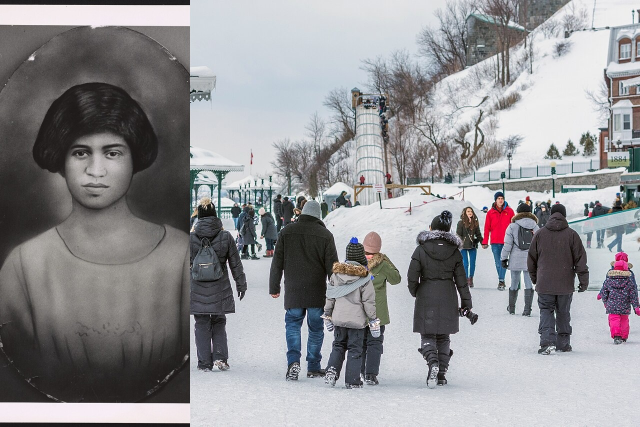
#> input picture 1. Original Inputs/original.jpg, 1280 x 853 px, found by its file name (shown at 1/2 size); the run also reads 2 pictures not shown here
$ jupyter execute --allow-errors Computer_Vision_CCA3_1039.ipynb   (shell and % lines are left out)
#> lines starting #> are read from the running program, lines starting #| are printed output that depends on the picture; after the words box and inside, x2 and y2 are one past the last pixel; in counts of white or black regions, pixels touching at a corner belong together
# Computer Vision — CCA 3: Practical Coding Assignment
## Units 3, 4 and 5 (Student ID: 1039)

This notebook implements the four tasks of the CCA 3 practical coding assignment:

| Section | Task | Techniques |
|---|---|---|
| 1 | **Image Processing** | Noise synthesis, denoising, PSNR/SSIM, Otsu, morphology, Canny, watershed |
| 2 | **Feature Extraction & Matching** | HOG, SIFT, Brute-Force matching, invariance analysis |
| 3 | **Object Detection** | Viola–Jones faces, YOLOv8 Nano on image + video frame |
| 4 | **Video Analysis** | Frame extraction, frame differencing, MOG2, Lucas–Kanade optical flow |

All figures are saved automatically to `3. Outputs/Task N/`.

[cell 1]
# 0.1 — Required libraries (run once per session)
# A fresh environment is auto-detected; already-importable packages are skipped.
import importlib.util, sys

REQUIRED = ["numpy", "matplotlib", "cv2", "skimage", "sklearn", "ultralytics"]
missing = [m for m in REQUIRED if importlib.util.find_spec(m) is None]

if missing:
    print(f"Missing: {missing} -> run the pip cell below (0.2), then re-run cells from 1.1.")
else:
    print("All required packages are available — skipping install.")

[cell 2]
# 0.2 — Package install command (I-Python magic; works in Colab and Jupyter).
# Kept as its own cell so it can be run manually in any environment.
print("pip install step finished.")

## 1 — Configuration

A **single configuration cell** defines every path used below. The notebook auto-detects
whether it is running on Google Colab or locally.

**Colab:** upload the three input files to `/content` (or mount Drive and set `INPUT_DIR`).
**Local:** the notebook lives in `<repo>/2. Source Code/`, so the repository root is one level up.

[cell 3]
# 1.1 — Paths and environment
import pathlib, sys

def _is_colab():
    try:
        import google.colab  # noqa: F401
        return True
    except ImportError:
        return False

ENVIRONMENT = "auto"          # "auto" | "colab" | "local"   (override by hand if needed)
if ENVIRONMENT == "auto":
    ENVIRONMENT = "colab" if _is_colab() else "local"

if ENVIRONMENT == "colab":
    # Input files are uploaded to /content (step 4 of the README instructions).
    REPO_ROOT = pathlib.Path("/content")
    INPUT_DIR = pathlib.Path("/content")
    # Optional: mount Drive instead of uploading, e.g.
    # from google.colab import drive; drive.mount('/content/drive')
    # INPUT_DIR = pathlib.Path("/content/drive/MyDrive/CV-CCA-3/1. Original Inputs")
else:                            # local Jupyter: notebook sits in <repo>/2. Source Code/
    REPO_ROOT = pathlib.Path.cwd().parent if pathlib.Path.cwd().name == "2. Source Code" else pathlib.Path.cwd()
    INPUT_DIR = REPO_ROOT / "1. Original Inputs"

OUTPUT_DIR = REPO_ROOT / "3. Outputs"
ORIGINAL_IMG = INPUT_DIR / "original.jpg"
SECOND_IMG   = INPUT_DIR / "second.jpg"
VIDEO        = INPUT_DIR / "original_video.mp4"

SEED = 1039                     # reproducibility
print("ENVIRONMENT :", ENVIRONMENT)
print("INPUT_DIR   :", INPUT_DIR)
print("OUTPUT_DIR  :", OUTPUT_DIR)

[cell 4]
# 1.2 — Imports and reproducibility
import os, random, math
import numpy as np
import cv2
import matplotlib
import matplotlib.pyplot as plt
from sklearn.cluster import KMeans                            # used in Task 1 (colour quantisation)
from skimage.metrics import structural_similarity as ssim    # used in Task 1 (SSIM)

random.seed(SEED)
np.random.seed(SEED)

matplotlib.rcParams["figure.dpi"] = 110

print("numpy      :", np.__version__)
print("opencv     :", cv2.__version__)
print("matplotlib :", matplotlib.__version__)

[cell 5]
# 1.3 — Shared helpers (display / save / banner) used by every task

def bgr2rgb(img):
    '''BGR -> RGB for Matplotlib display (pass-through for 2-D grey images).'''
    return cv2.cvtColor(img, cv2.COLOR_BGR2RGB) if img.ndim == 3 and img.shape[2] == 3 else img

def show_image(img, title="", cmap=None, size=None, ax=None):
    '''Show one image on the given (or a new) axis, converting BGR to RGB.'''
    tmp = bgr2rgb(img)
    if cmap is None and tmp.ndim == 2:
        cmap = "gray"
    if ax is None:
        fig, ax = plt.subplots(figsize=size)
    ax.imshow(tmp, cmap=cmap)
    ax.set_title(title)
    ax.axis("off")
    return ax

def show_grid(images, titles, cols=3, width_per=3.3, save_name=None, task=None):
    '''Grid of images with titles; optionally saves the whole figure to Outputs.'''
    rows = math.ceil(len(images) / cols)
    fig, axes = plt.subplots(rows, cols, figsize=(width_per * cols, width_per * rows))
    axes = np.atleast_1d(axes).ravel()
    for ax in axes:
        ax.axis("off")
    for ax, img, title in zip(axes, images, titles):
        show_image(img, title=title, ax=ax)
    fig.tight_layout()
    if save_name is not None:
        path = OUTPUT_DIR / ("Task " + str(task))
        path.mkdir(parents=True, exist_ok=True)
        fig.savefig(path / save_name, bbox_inches="tight")
        print("saved ->", path / save_name)
    plt.show()

def save_output(task, filename, image):
    '''Save a BGR or grey image into 3. Outputs/Task <task>/<filename>.'''
    out = OUTPUT_DIR / ("Task " + str(task))
    out.mkdir(parents=True, exist_ok=True)
    path = out / filename
    ok = cv2.imwrite(str(path), image)
    print(("saved -> " if ok else "FAILED  -> ") + str(path))
    return path

# [5 lines left out: function banner, not called in this run]

[cell 6]
# 1.4 — Dataset verification (step 5 of the README execution instructions)
# Confirms the three required input files exist and reports their basic properties.

def _exists(p):
    return p.is_file()

for name, path in [("original.jpg", ORIGINAL_IMG), ("second.jpg", SECOND_IMG), ("original_video.mp4", VIDEO)]:
    if _exists(path):
        if name.endswith(".mp4"):
            cap = cv2.VideoCapture(str(path))
            frames = int(cap.get(cv2.CAP_PROP_FRAME_COUNT))
            fps = cap.get(cv2.CAP_PROP_FPS)
            print(f"{name:<20} OK  | {frames} frames @ {fps:.2f} fps")
            cap.release()
        else:
            img = cv2.imread(str(path))
#> img is the input picture: shape (853, 1280, 3); mean B, G, R 148, 145.1, 145.3
            print(f"{name:<20} OK  | shape = {img.shape}")
#| original.jpg         OK  | shape = (853, 1280, 3)
    else:
        raise FileNotFoundError(
            f"{name} not found at: {path}\n"
            "Place all input files inside the input folder shown above "
            "(step 4 of the README instructions) and re-run this cell.")

---
# Task 1 — Image Processing

## 1.1 — Load image and overview

The original image is loaded once and reused by every sub-section of Task 1.
Displayed below: colour original and its grayscale version (grayscale drives thresholding,
noise handling and edge detection).

[cell 7]
# 1.1.1 — Load original image
original_bgr = cv2.imread(str(ORIGINAL_IMG))
assert original_bgr is not None, ("Could not read: " + str(ORIGINAL_IMG))
original_img = original_bgr.copy()   # kept in OpenCV BGR; helpers convert at display
gray = cv2.cvtColor(original_bgr, cv2.COLOR_BGR2GRAY)
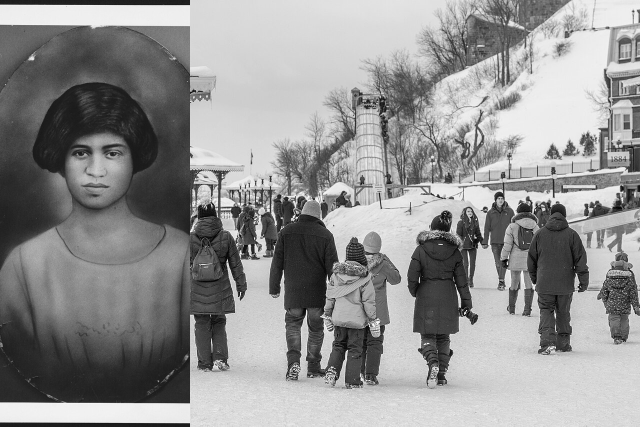
#> gray: shape (853, 1280) (shown at 1/2 size); min 0, max 255, mean 145.5
H, W = gray.shape
print("Loaded", ORIGINAL_IMG.name, "-", original_bgr.shape)
#| Loaded original.jpg - (853, 1280, 3)

show_grid(
    [original_img, gray],
    ["Original (colour)", "Grayscale"],
    cols=2, width_per=4.0,
    save_name="1_original_and_gray.png", task=1,
)
#> in show_grid, `rows = math.ceil(len(images) / cols)`: rows = 1
#> the loop in show_grid, `for ax in axes:` made 2 passes
#> the loop in show_grid, `for ax, img, title in zip(axes, images, titles):` made 2 passes
#> title on pass 1: 'Original (colour)'

## 1.2 — Noise generation

Two classic degradation models are synthesised on the original image:

- **Gaussian noise** — additive zero-mean noise sampled from a normal distribution
  (models sensor / low-light noise, roughly uniform everywhere).
- **Salt-and-Pepper noise** — impulse noise: a fraction of pixels are forced to pure
  white (salt) or pure black (pepper) (models data-dropout / transmission errors).

[cell 8]
# 1.2.1 — Noise synthesis functions
def add_gaussian_noise(img, mean=0.0, sigma=20.0):
    '''Additive Gaussian noise = image + N(mean, sigma) per-pixel.'''
#> called with mean = 0, sigma = 20
    noise = np.random.normal(mean, sigma, img.shape)
    noisy = img.astype(np.float64) + noise
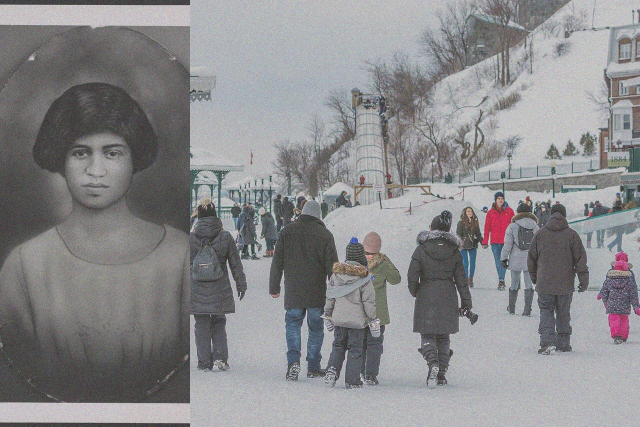
#> noisy: shape (853, 1280, 3) float64 (shown at 1/2 size); mean B, G, R 148, 145.1, 145.3; drawn with min black and max white
    return np.clip(noisy, 0, 255).astype(np.uint8)

def add_salt_pepper_noise(img, amount=0.05):
    '''Impulse noise: 'amount' fraction of pixels become salt (255) or pepper (0).'''
#> called with amount = 0.05
    out = img.copy()
    n = int(np.ceil(amount * img.shape[0] * img.shape[1]))
    # salt
    ys, xs = np.random.randint(0, img.shape[0], n), np.random.randint(0, img.shape[1], n)
    for y, x in zip(ys, xs):
        out[y, x] = 255 if out.ndim == 2 else [255, 255, 255]
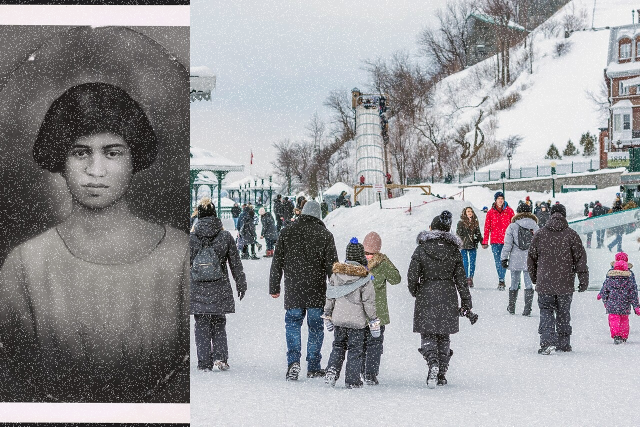
#> out: shape (853, 1280, 3) (shown at 1/2 size); 4.88% of pixels changed, all inside (x1, y1, x2, y2) = (0, 0, 1280, 853)
    # pepper
    ys, xs = np.random.randint(0, img.shape[0], n), np.random.randint(0, img.shape[1], n)
    for y, x in zip(ys, xs):
        out[y, x] = 0 if out.ndim == 2 else [0, 0, 0]
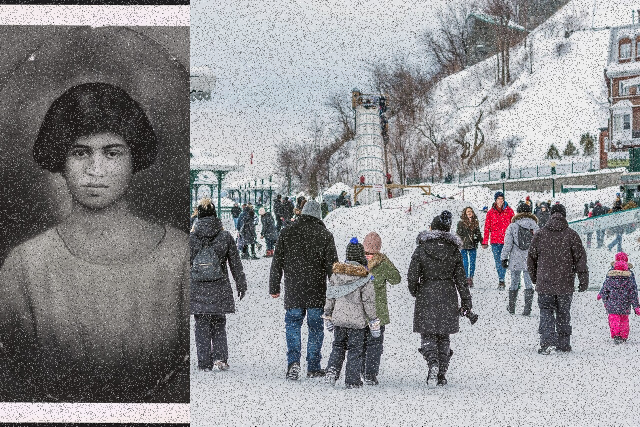
#> out: shape (853, 1280, 3) (shown at 1/2 size); 4.87% of pixels changed, all inside (x1, y1, x2, y2) = (0, 0, 1280, 853)
    return out

gauss_noisy = add_gaussian_noise(original_img, sigma=20.0)
sp_noisy    = add_salt_pepper_noise(original_img, amount=0.05)

show_grid(
    [original_img, gauss_noisy, sp_noisy],
    ["Original", "Gaussian noise (sigma=20)", "Salt & Pepper noise (5%)"],
    cols=3, width_per=4.0,
    save_name="2_noise_types.png", task=1,
)
#> the loop in show_grid (call 2), `for ax in axes:` made 3 passes
#> the loop in show_grid (call 2), `for ax, img, title in zip(axes, images, titles):` made 3 passes
#> title on passes 1 to 3: 'Original', 'Gaussian noise (sigma=20)', 'Salt & Pepper noise (5%)'

## 1.3 — Denoising with Median and Gaussian filters

- **Median filter** replaces each pixel with the median of its neighbourhood — it removes
  impulse (salt & pepper) noise almost completely, because outlier values are never the median.
- **Gaussian filter** is a weighted average — it suppresses additive Gaussian noise by
  local averaging but also blurs edges.

For fairness, both filters are applied to *both* noisy variants:

[cell 9]
# 1.3.1 — Apply both filters to both noisy images
K_BOX, K_MED = (5, 5), 5

den_results = {
    "orig":                     original_img,
    "gauss noisy":              gauss_noisy,
    "gauss noisy | median":     cv2.medianBlur(gauss_noisy, K_MED),
    "gauss noisy | gaussian":   cv2.GaussianBlur(gauss_noisy, K_BOX, 0),
    "sp noisy":                 sp_noisy,
    "sp noisy | median":        cv2.medianBlur(sp_noisy, K_MED),
    "sp noisy | gaussian":      cv2.GaussianBlur(sp_noisy, K_BOX, 0),
}
show_grid(
    list(den_results.values()), list(den_results.keys()),
    cols=4, width_per=3.4,
    save_name="3_denoising.png", task=1,
)
#> call 3 of show_grid, with cols = 4, width_per = 3.4, save_name = '3_denoising.png', task = 1
#> in show_grid (call 3), `rows = math.ceil(len(images) / cols)`: rows = 2
#> the loop in show_grid (call 3), `for ax in axes:` made 8 passes
#> the loop in show_grid (call 3), `for ax, img, title in zip(axes, images, titles):` made 7 passes
#> in show_grid (call 3), `fig.savefig(path / save_name, bbox_inches="tight")`:
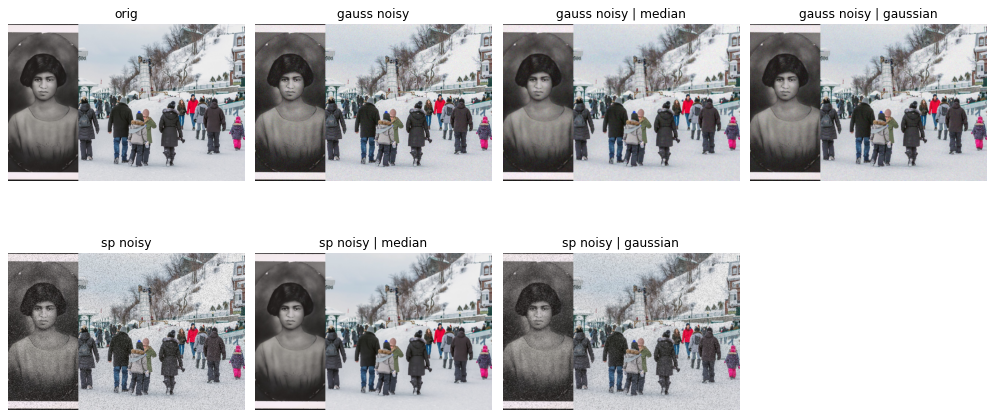
#> figure drawn by matplotlib, 7 panels
# keep the primary denoised results for the quality table below
med_on_gauss, gau_on_gauss = den_results["gauss noisy | median"], den_results["gauss noisy | gaussian"]
med_on_sp,    gau_on_sp    = den_results["sp noisy | median"],    den_results["sp noisy | gaussian"]

## 1.4 — Image quality evaluation (PSNR and SSIM)

Quality is measured against the clean original:

- **PSNR (dB)** — pixel fidelity; derived from the mean squared error.
  Typical: > 30 dB = good reconstruction. Infinite when images are identical.
- **SSIM** — perceptual structural similarity in [-1, 1]; compares luminance, contrast
  and structure. 1.0 = identical structure.

Computed on the grayscale version (SSIM is defined per-channel otherwise).

[cell 10]
# 1.4.1 — PSNR / SSIM table for all degradation / restoration combinations
def psnr_db(a, b):
    '''Peak Signal-to-Noise Ratio in dB (uses OpenCV util).'''
    return float(cv2.PSNR(a, b))

def ssim_score(a, b):
    '''SSIM between grayscale versions of a and b (uint8, data_range=255).'''
    ga, gb = cv2.cvtColor(a, cv2.COLOR_BGR2GRAY), cv2.cvtColor(b, cv2.COLOR_BGR2GRAY)
    return float(ssim(ga, gb, data_range=255))

rows = [
    ("Original",                        original_img),
    ("Gaussian noise",                  gauss_noisy),
    ("Gaussian noise -> median filter", med_on_gauss),
    ("Gaussian noise -> gaussian flt",  gau_on_gauss),
    ("Salt&Pepper noise",               sp_noisy),
    ("Salt&Pepper -> median filter",    med_on_sp),
    ("Salt&Pepper -> gaussian filter",  gau_on_sp),
]

ncols = max(len(r[0]) for r in rows) + 4
#> ncols = 35
print("Combination".ljust(ncols), "PSNR (dB)".rjust(10), "SSIM".rjust(8))
#| Combination                          PSNR (dB)     SSIM
print("-" * (ncols + 19))
for label, img in rows:
    p, s = psnr_db(original_img, img), ssim_score(original_img, img)
    print(label.ljust(ncols), f"{p:10.2f}", f"{s:8.4f}")
#> this loop made 7 passes
#> (label, p, s) on passes 1 to 7: ('Original', 361.2, 1), ('Gaussian noise', 22.32, 0.543), ('Gaussian noise -> median filter', 24.72, 0.71), ('Gaussian noise -> gaussian flt', 26.21, 0.783), ('Salt&Pepper noise', 14.94, 0.231), ('Salt&Pepper -> median filter', 25.25, 0.771), ('Salt&Pepper -> gaussian filter', 22.8, 0.489)
#> (printed output is left out)

# qualitative side-by-side: best denoising results vs originals
show_grid(
    [gauss_noisy, gau_on_gauss, sp_noisy, med_on_sp],
    ["Gaussian noisy", "Restored (gaussian flt)", "S&P noisy", "Restored (median flt)"],
    cols=4, width_per=3.6,
    save_name="4_psnr_ssim_compared.png", task=1,
)

## 1.5 — Colour quantisation with KMeans (scikit-learn)

KMeans clusters the pixel colours into K dominant colours — this both produces a poster-like
segmented image and demonstrates the required scikit-learn usage. Increasing K approximates
the original; decreasing K abstracts it.

[cell 11]
# 1.5.1 — KMeans colour quantisation (K = 2, 4, 8)
Z = (original_img.reshape(-1, 3).astype(np.float32)) / 255.0
quantisers = {}
for K in (2, 4, 8):
    km = KMeans(n_clusters=K, n_init="auto", random_state=SEED).fit(Z)
    quant = km.cluster_centers_[km.labels_].reshape(original_img.shape).astype(np.float32)
    quantisers[K] = np.clip(quant * 255, 0, 255).astype(np.uint8)
#> this loop made 3 passes
#> pass 1, `quant = km.cluster_centers_[km.labels_].reshape(original_img.shape).as..`:
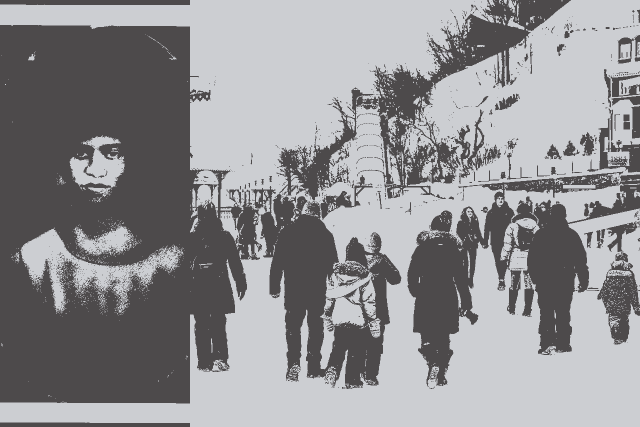
#> quant: shape (853, 1280, 3) float32 (shown at 1/2 size); mean B, G, R 0.581, 0.568, 0.575
#> after the loop, quantisers = 3 items

show_grid(
    [original_img, quantisers[2], quantisers[4], quantisers[8]],
    ["Original", "KMeans K=2", "KMeans K=4", "KMeans K=8"],
    cols=4, width_per=3.4,
    save_name="5_kmeans_quantisation.png", task=1,
)
#> the loop in show_grid (call 5), `for ax in axes:` made 4 passes
#> the loop in show_grid (call 5), `for ax, img, title in zip(axes, images, titles):` made 4 passes
#> title on passes 1 to 4: 'Original', 'KMeans K=2', 'KMeans K=4', 'KMeans K=8'
#> in show_grid (call 5), `fig.savefig(path / save_name, bbox_inches="tight")`:
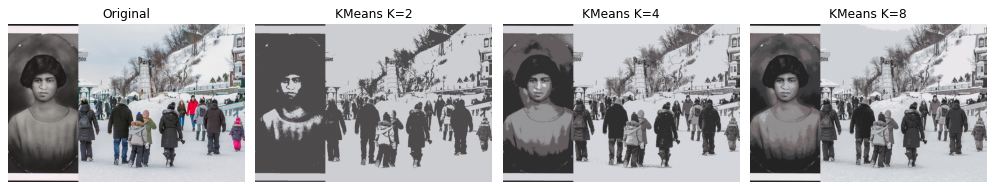
#> figure drawn by matplotlib, 4 panels

## 1.6 — Otsu thresholding

Otsu automatically selects the threshold value that **minimises intra-class variance**
(equivalently, maximises inter-class variance) of the grayscale histogram. The red line on
the histogram marks the automatically chosen cut point; the binary image separates the
image into two classes.

[cell 12]
# 1.6.1 — Otsu threshold + histogram visualisation
otsu_val, otsu_bin = cv2.threshold(gray, 0, 255, cv2.THRESH_BINARY + cv2.THRESH_OTSU)
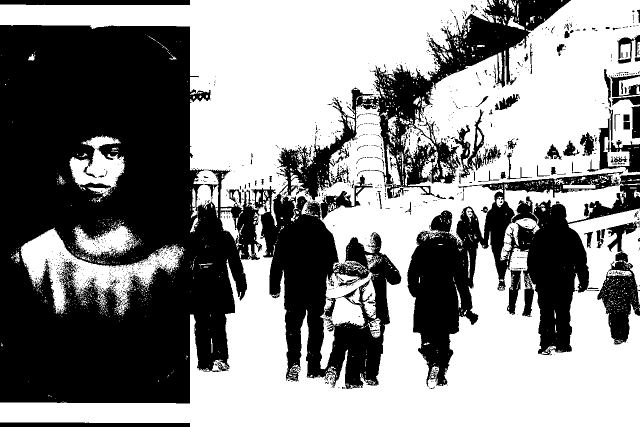
#> otsu_bin: shape (853, 1280) (shown at 1/2 size); 53.8% white; 1441 black regions (1337 under 20 px), largest, box (x1, y1, x2, y2) and area: (0, 50, 524, 807) 285968, (814, 343, 1280, 774) 72424, (502, 372, 803, 778) 54822
#> otsu_val = 140
print("Otsu threshold =", otsu_val)
#| Otsu threshold = 140.0

fig, axes = plt.subplots(1, 3, figsize=(13, 3.6))
show_image(gray, title="Grayscale", ax=axes[0])
axes[1].hist(gray.ravel(), bins=256, range=(0, 256), color="steelblue")
axes[1].axvline(otsu_val, color="red", lw=2)
axes[1].set_title(f"Grayscale histogram (Otsu = {otsu_val:.0f})")
show_image(otsu_bin, title="Otsu binary result", ax=axes[2])
fig.tight_layout()
out_dir = OUTPUT_DIR / "Task 1"
out_dir.mkdir(parents=True, exist_ok=True)
fig.savefig(out_dir / "6_otsu_threshold.png", bbox_inches="tight")
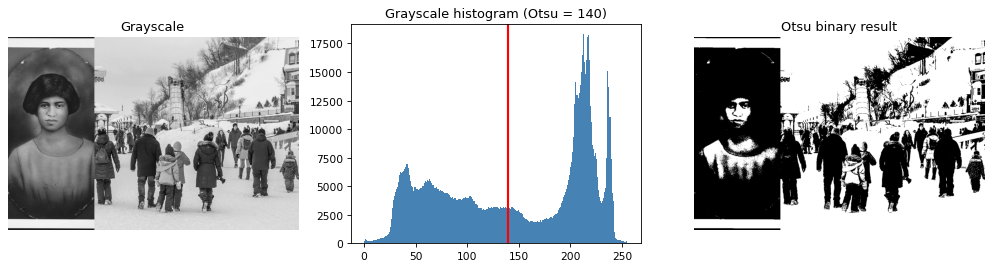
#> figure drawn by matplotlib, 3 panels; panel 2: tallest bar 18299 high, from x = 212 to 213
print("saved ->", out_dir / "6_otsu_threshold.png")
plt.show()

## 1.7 — Morphological operations

Applied to the Otsu binary image with a 5x5 structuring element:

| Operation | Effect |
|---|---|
| Erosion | shrinks bright regions, removes small specks |
| Dilation | grows bright regions, fills small holes |
| Opening | erosion then dilation — removes small objects |
| Closing | dilation then erosion — closes small gaps |
| Gradient | difference between dilation and erosion — object outline |

[cell 13]
# 1.7.1 — Morphological transformations
kernel = np.ones((5, 5), np.uint8)
morph_out = {
    "Otsu binary": otsu_bin,
    "Erosion":     cv2.erode(otsu_bin, kernel, iterations=1),
    "Dilation":    cv2.dilate(otsu_bin, kernel, iterations=1),
    "Opening":     cv2.morphologyEx(otsu_bin, cv2.MORPH_OPEN, kernel),
    "Closing":     cv2.morphologyEx(otsu_bin, cv2.MORPH_CLOSE, kernel),
    "Gradient":    cv2.morphologyEx(otsu_bin, cv2.MORPH_GRADIENT, kernel),
}
show_grid(
    list(morph_out.values()), list(morph_out.keys()),
    cols=3, width_per=3.6,
    save_name="7_morphological_ops.png", task=1,
)
#> the loop in show_grid (call 6), `for ax, img, title in zip(axes, images, titles):` made 6 passes
#> pass 2, in show_image (call 24), `tmp = bgr2rgb(img)`:
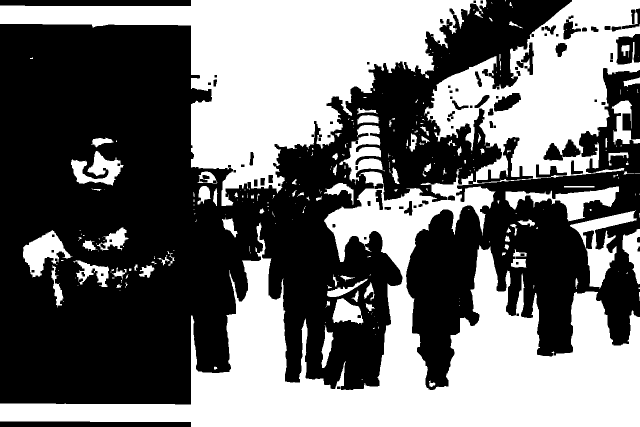
#> tmp: shape (853, 1280) (shown at 1/2 size); 43.6% white; 274 white regions (174 under 20 px), largest, box (x1, y1, x2, y2) and area: (0, 338, 1280, 853) 209170, (0, 0, 973, 412) 142538, (849, 0, 1280, 368) 76161
morph_open = morph_out["Opening"]
#> morph_open: shape (853, 1280); 49.9% white; 162 white regions, largest, box (x1, y1, x2, y2) and area: (0, 0, 1280, 853) 322908, (0, 0, 978, 414) 152324, (1138, 419, 1275, 580) 8175
#> (the rest of the program and of its run is left out)
